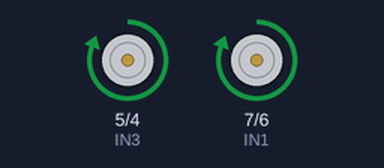
Bench run of a sketch on a simulated Arduino Uno, built with avr-gcc and run on an emulated ATmega328P. Parts: motor-driver pin pairs drawn as motors (green arrow = first pin HIGH = forward, orange = second pin HIGH = backward, longer = more drive).

Above: at 0.1 s.
At 9.1 s:
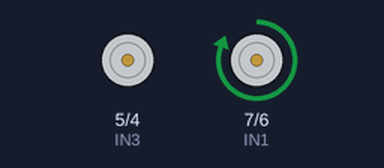
At 18.1 s:
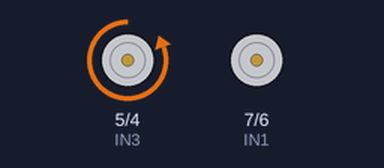
At 36.1 s:
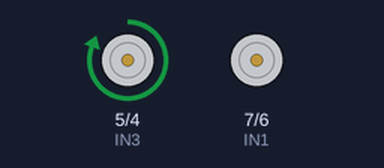
Timing chart, 0 to 40.0 s (numbered marks = the images above):
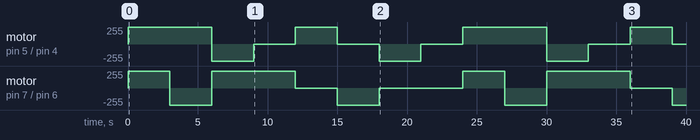

The sketch:

DC_speed.ino
```cpp
//모터A 컨트롤
int IN1=7;
int IN2=6;

//모터B 컨트롤
int IN3=5;
int IN4=4;

void setup() {
  pinMode(IN1,OUTPUT);
  pinMode(IN2,OUTPUT);
  pinMode(IN3,OUTPUT);
  pinMode(IN4,OUTPUT);
}

void loop() {
  bothMotorStart();
  delay(3000);
  turnLeft();
  delay(3000);
  turnRight();
  delay(3000);
  motorA_Rotation();
  delay(3000);
  motorB_Rotation();
  delay(3000);
  motorA_Reverse();
  delay(3000);
  motorB_Reverse();
  delay(3000);
  stopAllMotor();
  delay(3000);
}

//모터A,B 정회전
void bothMotorStart()
{
    digitalWrite(IN1,HIGH);
    digitalWrite(IN2,LOW);
    digitalWrite(IN3,HIGH);
    digitalWrite(IN4,LOW);
}

//모터A,B Stop
void stopAllMotor()
{
    digitalWrite(IN1,LOW);
    digitalWrite(IN2,LOW);
    digitalWrite(IN3,LOW);
    digitalWrite(IN4,LOW);
}

//모터A 역회전, 모터B 정회전
void turnLeft()
{
    digitalWrite(IN1,LOW);
    digitalWrite(IN2,HIGH);
    digitalWrite(IN3,HIGH);
    digitalWrite(IN4,LOW);
}

//모터A 정회전, 모터B 역회전
void turnRight()
{
    digitalWrite(IN1,HIGH);
    digitalWrite(IN2,LOW);
    digitalWrite(IN3,LOW);
    digitalWrite(IN4,HIGH);
}

//모터A 정회전, 모터B Stop
void motorA_Rotation()
{
    digitalWrite(IN1,HIGH);
    digitalWrite(IN2,LOW);
    digitalWrite(IN3,LOW);
    digitalWrite(IN4,LOW);
}

//모터A Stop, 모터B 정회전
void motorB_Rotation()
{
    digitalWrite(IN1,LOW);
    digitalWrite(IN2,LOW);
    digitalWrite(IN3,HIGH);
    digitalWrite(IN4,LOW);
}

//모터A 역회전, 모터B Stop
void motorA_Reverse()
{
    digitalWrite(IN1,LOW);
    digitalWrite(IN2,HIGH);
    digitalWrite(IN3,LOW);
    digitalWrite(IN4,LOW);
}

//모터A Stop, 모터B 역회전
void motorB_Reverse()
{
    digitalWrite(IN1,LOW);
    digitalWrite(IN2,LOW);
    digitalWrite(IN3,LOW);
    digitalWrite(IN4,HIGH);
}
```

Measured:
- by itself, motor on pin 5 (IN3) / pin 4 (IN4): stopped → forward 255/255 at 0.00 s, → backward 255/255 6.0 s later, → stopped 3.0 s later, → forward 255/255 3.0 s later, … (12 changes in this stretch)
- by itself, motor on pin 7 (IN1) / pin 6 (IN2): stopped → forward 255/255 at 0.00 s, → backward 255/255 3.0 s later, → forward 255/255 3.0 s later, → stopped 6.0 s later, … (11 changes in this stretch)
